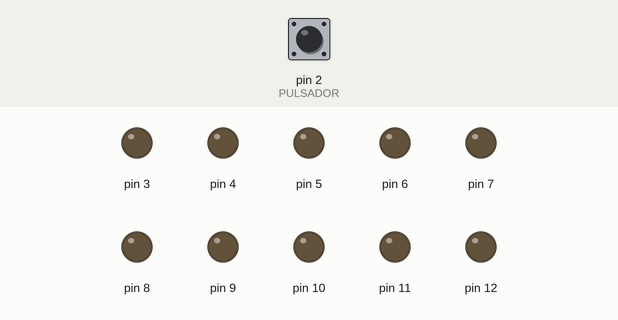
Simulated run of this sketch. Board: Arduino Uno, built with avr-gcc and run on an emulated ATmega328P. Parts: output pins drawn as LEDs (lit = HIGH). The inputs (shaded band) are chosen by the test bench; at power-on: pin 2 (PULSADOR) HIGH.

Above: at 1.2 s.
1.3 s: pin 2 (PULSADOR) pulled LOW for 0.15 s
At 3.1 s:
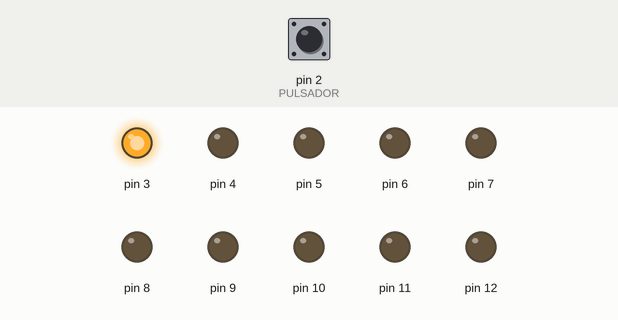
4.4 s: pin 2 (PULSADOR) pulled LOW for 1 s
At 7.2 s:
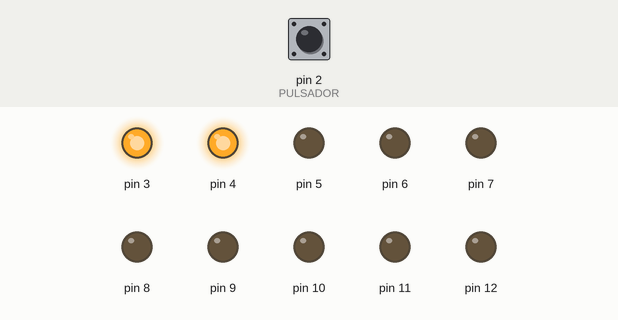
10.9 s: pin 2 (PULSADOR) pulled LOW for 0.15 s
At 14.7 s:
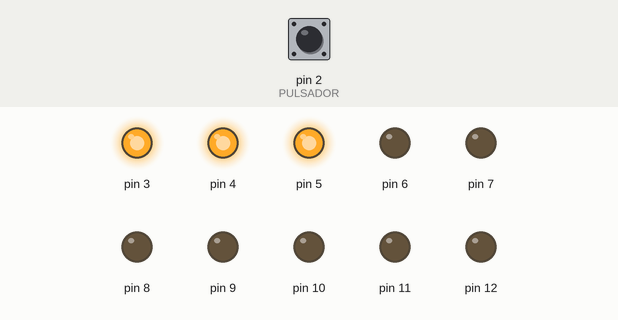
Timing chart, 0 to 23.4 s (numbered marks = the images above; inputs shaded):
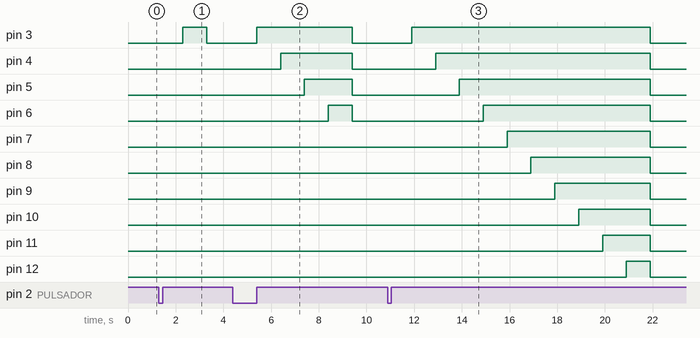

Measured:
- after the input at 1.3 s, pin 3: LOW → HIGH after 1.0 s, → LOW 1.0 s later
- after the input at 4.4 s, pin 3: LOW → HIGH after 1.0 s, → LOW 4.0 s later; pin 4: LOW → HIGH after 2.0 s, → LOW 3.0 s later; pin 5: LOW → HIGH after 3.0 s, → LOW 2.0 s later; pin 6: LOW → HIGH after 4.0 s, → LOW 1.0 s later
- after the input at 10.9 s, pin 3: LOW → HIGH after 1.0 s, → LOW 10.0 s later; pin 4: LOW → HIGH after 2.0 s, → LOW 9.0 s later; pin 5: LOW → HIGH after 3.0 s, → LOW 8.0 s later; pin 6: LOW → HIGH after 4.0 s, → LOW 7.0 s later; pin 7: LOW → HIGH after 5.0 s, → LOW 6.0 s later

The sketch:

Tema_5_BT_3.ino
```cpp
#define PULSADOR 2           // Constante para el pulsador


void setup(){
  for ( int i=3; i < 13; i++){
    pinMode( i, OUTPUT);               // Establece los pines del 3 al 12 como SALIDA
  }
  pinMode( PULSADOR, INPUT);         // Establece el pin 2 como ENTRADA
}


void loop() {

  //Creamos las variables que almacena el tiempo y la que matiene el tiempo de pulsaciones
  unsigned long pulsaciones = 0;
  unsigned long time;

  // Mantenemos los LEDs apagados hasta que no se pulse el pulsador
  for ( int i=3; i < 13; i++){
    digitalWrite( i, LOW);
  }

  // Mientras no se pulsa el pulsador, vamos guardando el tiempo actual
  while( digitalRead(PULSADOR) == LOW)
    time = millis();

  // Mientras esta pulsado, vamos guardando el tiempo que se pulsa y transformandolo en segundos
  while( (digitalRead(PULSADOR) == HIGH ) ){
    pulsaciones = (millis() - time)/1000;
  }

  delay(1000);

  // Encendemos los LEDs uno a uno hasta completar los segundos antes obtenidos
  for( int i=0; i < pulsaciones; i++){
    digitalWrite( i+3, HIGH);
    delay(1000);
  }

}
```
